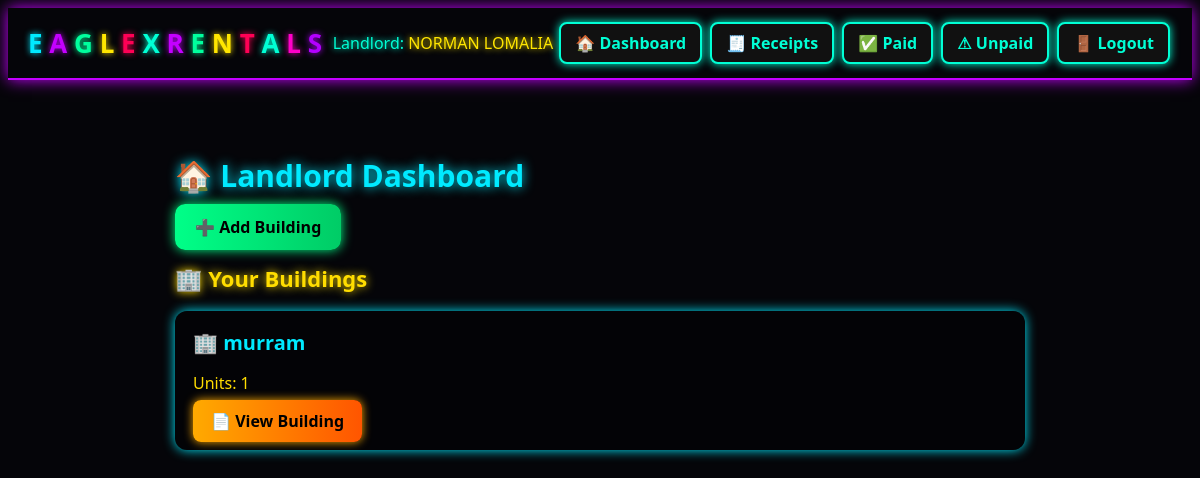
/ (signed in), run on an earlier commit of the app's database.
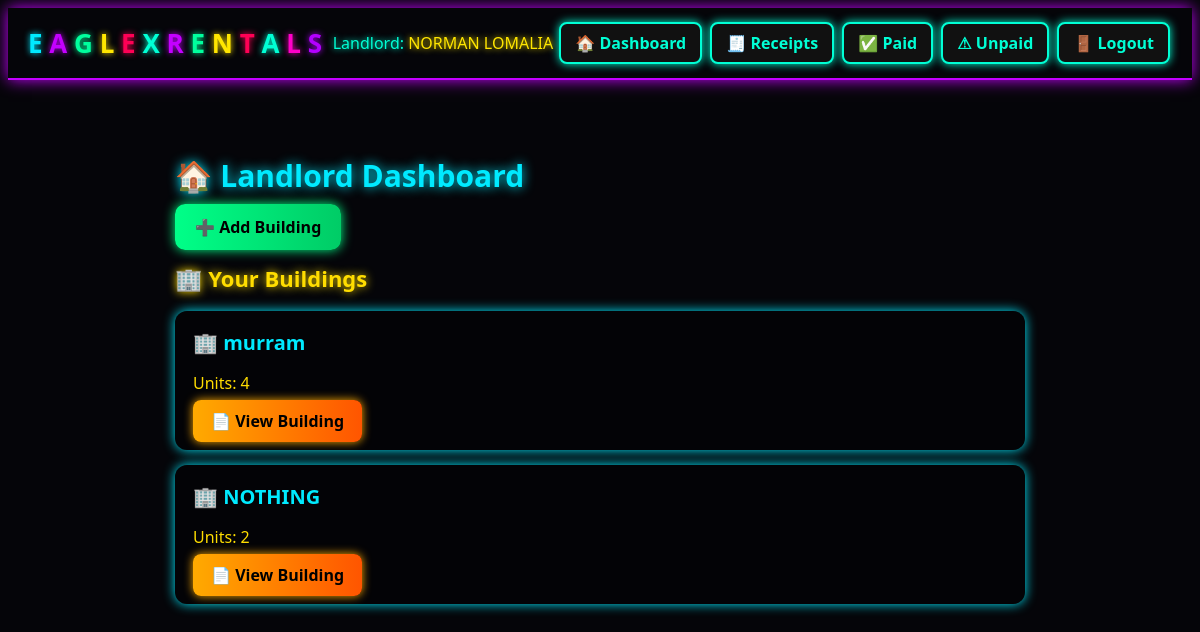
And on a later commit of the database.
### app.py (models this page shows)
class Building(db.Model):
    id = db.Column(db.Integer, primary_key=True)
    name = db.Column(db.String(150), nullable=False)
    landlord_id = db.Column(db.Integer, db.ForeignKey('landlord.id'), nullable=False)
    units = db.relationship('Unit', backref='building', cascade='all, delete-orphan')

### app.py (the view)
@app.route('/')
@login_required
def dashboard():
    buildings = Building.query.filter_by(landlord_id=current_user.id).all()
    return render_template('dashboard.html', buildings=buildings)

### app.py (called while the page is built)
@login_manager.user_loader
def load_user(user_id):
    return Landlord.query.get(int(user_id))

    @property
    def full_name(self):
        return f"{self.first_name} {self.last_name}"

### templates/dashboard.html
{% extends "base.html" %}
{% block content %}
<div style="padding: 25px; max-width: 1000px; margin: auto;">
    <h1 style="font-size: 30px; font-weight: 900; color: #00eaff; text-shadow: 0 0 12px #00eaff;">
        🏠 Landlord Dashboard
    </h1>
    <div style="margin-top: 20px; margin-bottom: 25px;">
        <a href="{{ url_for('new_building') }}"
           style="padding: 12px 20px; background: linear-gradient(90deg, #00ff88, #00cc66);
                  color: black; border-radius: 10px; text-decoration: none; font-weight: 900;
                  box-shadow: 0 0 12px #00ff88;">
            ➕ Add Building
        </a>
    </div>
    <h2 style="font-size: 22px; color: #ffdd00; text-shadow: 0 0 10px #ffdd00;">
        🏢 Your Buildings
    </h2>
    {% for building in buildings %}
        <div style="background: rgba(0,0,0,0.35); padding: 18px; border-radius: 12px;
                    margin-top: 15px; box-shadow: 0 0 12px #00eaff;">
            <h3 style="font-size: 20px; color: #00eaff; margin: 0;">🏢 {{ building.name }}</h3>
            <p style="font-size: 16px; color: #ffdd00;">Units: {{ building.units|length }}</p>
            <a href="{{ url_for('building_detail', bid=building.id) }}"
               style="padding: 10px 18px; background: linear-gradient(90deg, #ffaa00, #ff5500);
                      color: black; border-radius: 8px; text-decoration: none; font-weight: 800;
                      box-shadow: 0 0 10px #ffaa00;">
                📄 View Building
            </a>
        </div>
    {% endfor %}
</div>
{% endblock %}

What changed in the data, as far as the page shows it:
computed for Building "murram": units|length "1" → "4"
added Building: name "NOTHING", units|length "2"
